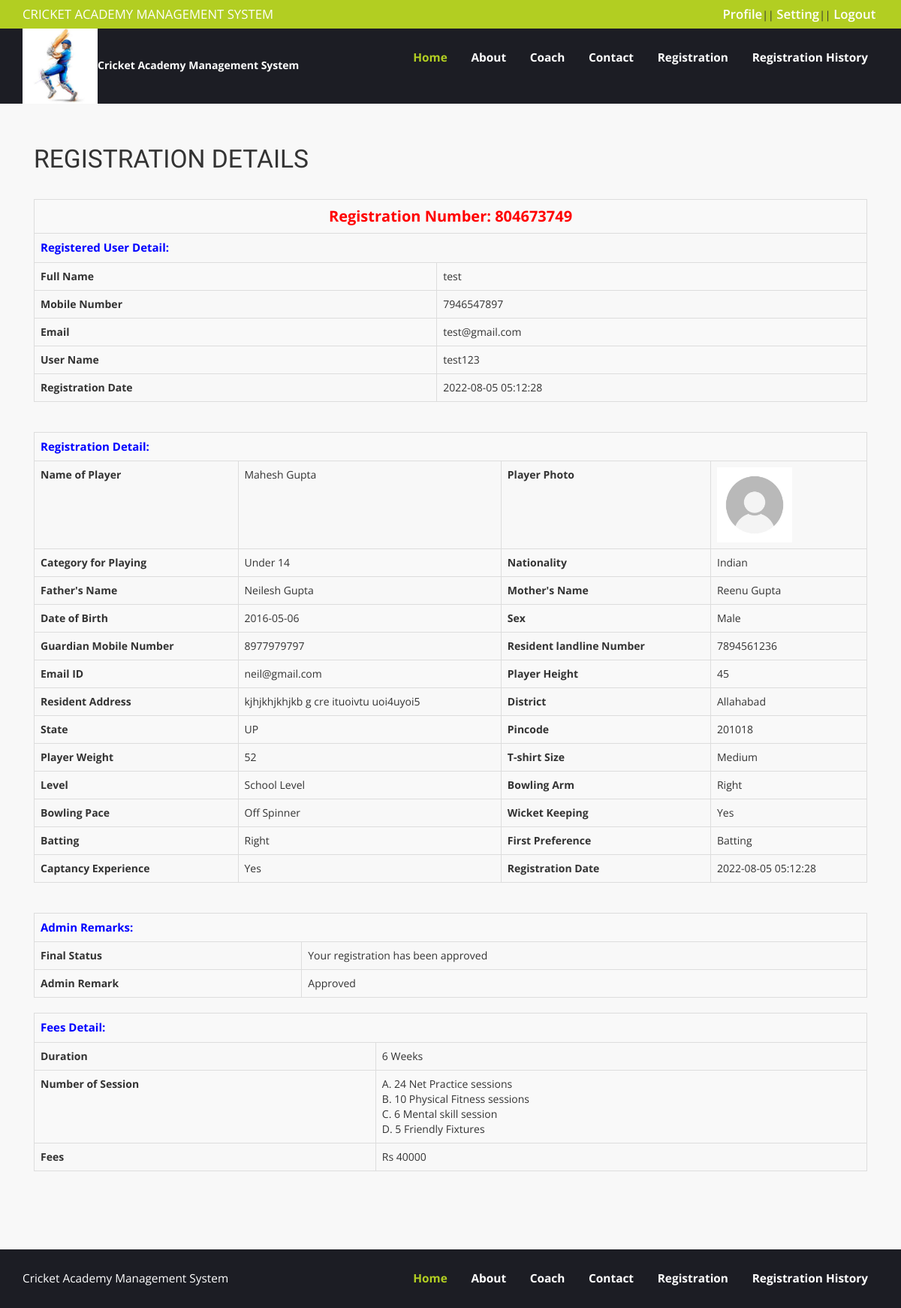
/cricketams/view-registration-detail.php?regno=804673749 (signed in), run on the app's committed database.
### tables this page shows
CREATE TABLE `tblregistration` (
  `ID` int(5) NOT NULL,
  `UserID` int(5) DEFAULT NULL,
  `Duration` int(5) DEFAULT NULL,
  `RegistrationNumber` int(10) DEFAULT NULL,
  `Category` varchar(250) DEFAULT NULL,
  `PlayerName` varchar(250) DEFAULT NULL,
  `Nationality` varchar(250) DEFAULT NULL,
  `FatherName` varchar(250) DEFAULT NULL,
  `MotherName` varchar(250) DEFAULT NULL,
  `DateofBirth` date DEFAULT NULL,
  `Sex` varchar(50) DEFAULT NULL,
  `GuardianMobilenumber` bigint(10) DEFAULT NULL,
  `Residentlandlinenumber` bigint(10) DEFAULT NULL,
  `Emailid` varchar(250) DEFAULT NULL,
  `Height` int(5) DEFAULT NULL,
  `ResidentAddress` mediumtext DEFAULT NULL,
  `District` varchar(250) DEFAULT NULL,
  `State` varchar(250) DEFAULT NULL,
  `Pincode` int(10) DEFAULT NULL,
  `Weight` int(5) DEFAULT NULL,
  `Tshirtsize` varchar(45) DEFAULT NULL,
  `Level` varchar(50) DEFAULT NULL,
  `BowlingArm` varchar(50) DEFAULT NULL,
  `BowlingPace` varchar(50) DEFAULT NULL,
  `WicketKeeping` varchar(50) DEFAULT NULL,
  `Batting` varchar(50) DEFAULT NULL,
  `FirstPreference` varchar(50) DEFAULT NULL,
  `CaptancyExperience` varchar(50) DEFAULT NULL,
  `Photo` varchar(250) DEFAULT NULL,
  `RegistrationDate` timestamp NULL DEFAULT current_timestamp(),
  `Remark` varchar(250) DEFAULT NULL,
  `Status` varchar(250) DEFAULT NULL,
  `UpdationDate` timestamp NULL DEFAULT NULL ON UPDATE current_timestamp()
);

CREATE TABLE `tbluser` (
  `ID` int(10) NOT NULL,
  `FullName` varchar(250) DEFAULT NULL,
  `UserName` varchar(250) DEFAULT NULL,
  `MobileNumber` bigint(20) DEFAULT NULL,
  `Email` varchar(250) DEFAULT NULL,
  `Password` varchar(250) DEFAULT NULL,
  `RegDate` timestamp NULL DEFAULT current_timestamp()
);

CREATE TABLE `tblfees` (
  `ID` int(10) NOT NULL,
  `Duration` varchar(250) DEFAULT NULL,
  `NumberofSession` mediumtext DEFAULT NULL,
  `Fees` decimal(10,0) DEFAULT NULL,
  `CreationDate` timestamp NULL DEFAULT current_timestamp()
);

### cricketams/view-registration-detail.php (the view, shortened to what this page needs)
<?php
include('includes/dbconnection.php');
if (strlen($_SESSION['uuid']==0)) {
  header('location:logout.php');
  } else{
  ?>
<!DOCTYPE html>
<html>
<head>
<link href="css/bootstrap.css" rel="stylesheet" type="text/css" media="all" />
<link href="css/style.css" rel="stylesheet" type="text/css" media="all" />
</head>
<body>
	<div class="header">
	<?php include_once('includes/header.php');?>
		<div class="container">
			<div class="contact">
			<div class="col-md-12 send-contact">
			<h4>Registration Details</h4>
			 <?php
                  $regno=$_GET['regno'];
$sql="SELECT tbluser.ID, tbluser.FullName,tbluser.UserName,tbluser.MobileNumber,tbluser.Email,tblregistration.ID as rid,tblregistration.UserID,tblregistration.RegistrationNumber,tblregistration.PlayerName,tblregistration.Duration,tblregistration.Category,tblregistration.Nationality,tblregistration.FatherName,tblregistration.MotherName,tblregistration.DateofBirth,tblregistration.Sex,tblregistration.GuardianMobilenumber,tblregistration.Residentlandlinenumber,tblregistration.Emailid,tblregistration.Height,tblregistration.ResidentAddress,tblregistration.District,tblregistration.State,tblregistration.Pincode,tblregistration.Weight,tblregistration.Tshirtsize,tblregistration.Level,tblregistration.BowlingArm,tblregistration.BowlingPace,tblregistration.WicketKeeping,tblregistration.Batting,tblregistration.FirstPreference,tblregistration.CaptancyExperience,tblregistration.Photo,tblregistration.RegistrationDate,tblregistration.Remark,tblregistration.UpdationDate,tblregistration.Status,tblfees.ID,tblfees.Duration,tblfees.NumberofSession,tblfees.Fees,tblfees.CreationDate from tblregistration join tbluser on tbluser.ID=tblregistration.UserID left join tblfees on tblfees.ID=tblregistration.Duration where tblregistration.RegistrationNumber=:regno";
$query = $dbh -> prepare($sql);
$query-> bindParam(':regno', $regno, PDO::PARAM_STR);
$query->execute();
$results=$query->fetchAll(PDO::FETCH_OBJ);
$cnt=1;
if($query->rowCount() > 0)
{
foreach($results as $row)
{               ?>
                            <table border="1" class="table table-bordered table-striped table-vcenter js-dataTable-full-pagination">
                              <tr>
  <th colspan="4" style="color: red;font-weight: bold;text-align: center;font-size: 20px"> Registration Number: <?php echo $row->RegistrationNumber;?></th>
</tr>
<tr>
  <th colspan="4" style="color: blue;font-weight: bold;font-size: 15px"> Registered User Detail:</th>
</tr>
<tr>
    <th>Full Name</th>
    <td><?php  echo $row->FullName;?></td>
  </tr>
  <tr>
   <th>Mobile Number</th>
    <td><?php  echo $row->MobileNumber;?></td>
</tr>
  <tr>
   <th>Email</th>
    <td><?php  echo $row->Email;?></td></tr>
    <tr>
  <tr>
   <th>User Name</th>
    <td><?php  echo $row->UserName;?></td></tr>
    <tr>
    <th>Registration Date</th>
    <td><?php  echo $row->RegistrationDate;?></td>
  </tr>
 </table>
 <br />
 <table border="1" class="table table-bordered table-striped table-vcenter js-dataTable-full-pagination">
    <tr>
  <th colspan="4" style="color: blue;font-weight: bold;font-size: 15px"> Registration Detail:</th>
</tr>
<tr>
    <th>Name of Player</th>
    <td><?php  echo $row->PlayerName;?></td>
    <th>Player Photo</th>
    <td><img src="images/<?php echo $row->Photo;?>" width="100" height="100" value="<?php  echo $row->Photo;?>"></td>
  </tr>
 <tr>
    <th>Category for Playing</th>
    <td><?php  echo $row->Category;?></td>
    <th>Nationality</th>
    <td><?php  echo $row->Nationality;?></td>
  </tr>
    <tr>
    <th>Father's Name</th>
    <td><?php  echo $row->FatherName;?></td>
    <th>Mother's Name</th>
    <td><?php  echo $row->MotherName;?></td>
  </tr>
<tr>
    <th>Date of Birth</th>
    <td><?php  echo $row->DateofBirth;?></td>
    <th>Sex</th>
    <td><?php  echo $row->Sex;?></td>
  </tr>
    <tr>
    <th>Guardian Mobile Number</th>
    <td><?php  echo $row->GuardianMobilenumber;?></td>
    <th>Resident landline Number</th>
    <td><?php  echo $row->Residentlandlinenumber;?></td>
  </tr>
  <tr>
 <th>Email ID</th>
    <td><?php  echo $row->Emailid;?></td>
    <th>Player Height</th>
    <td><?php  echo $row->Height;?></td>
  </tr>
<tr>
 <th>Resident Address</th>
    <td><?php  echo $row->ResidentAddress;?></td>
    <th>District</th>
    <td><?php  echo $row->District;?></td>
  </tr>
  <tr>
 <th>State</th>
    <td><?php  echo $row->State;?></td>
    <th>Pincode</th>
    <td><?php  echo $row->Pincode;?></td>
  </tr>
  <tr>
 <th>Player Weight</th>
    <td><?php  echo $row->Weight;?></td>
    <th>T-shirt Size</th>
    <td><?php  echo $row->Tshirtsize;?></td>
  </tr>
  <tr>
 <th>Level</th>
    <td><?php  echo $row->Level;?></td>
    <th>Bowling Arm</th>
    <td><?php  echo $row->BowlingArm;?></td>
  </tr>
  <tr>
 <th>Bowling Pace</th>
    <td><?php  echo $row->BowlingPace;?></td>
    <th>Wicket Keeping</th>
    <td><?php  echo $row->WicketKeeping;?></td>
  </tr>
  <tr>
 <th>Batting</th>
    <td><?php  echo $row->Batting;?></td>
    <th>First Preference</th>
    <td><?php  echo $row->FirstPreference;?></td>
  </tr>
  <tr>
 <th>Captancy Experience</th>
    <td><?php  echo $row->CaptancyExperience;?></td>
    <th>Registration Date</th>
    <td><?php  echo $row->RegistrationDate;?></td>
  </tr>
</table>
  <br />
  <table border="1" class="table table-bordered table-striped table-vcenter js-dataTable-full-pagination">
   <tr>
  <th colspan="4" style="color: blue;font-weight: bold;font-size: 15px"> Admin Remarks:</th>
</tr>
  <tr>
     <th>Final Status</th>
    <td> <?php  $status=$row->Status;
if($row->Status=="Approved")
{
  echo "Your registration has been approved";
}
     ;?></td></tr>
     <tr>
     <th >Admin Remark</th>
    <?php if($row->Status==""){ ?>
                     <td><?php echo "Not Updated Yet"; ?></td>
<?php } else { ?>                  <td><?php  echo htmlentities($row->Status);?>
                  </td>
                  <?php } ?>
  </tr>
<?php $cnt=$cnt+1;}} ?>
</table>
<?php
if ($status=='Approved'){
?>
<table border="1" class="table table-bordered table-striped table-vcenter js-dataTable-full-pagination">
  <tr>
  <th colspan="4" style="color: blue;font-weight: bold;font-size: 15px"> Fees Detail:</th>
</tr>
  <tr>
 <th>Duration</th>
    <td><?php  echo $row->Duration;?></td>
  </tr>
  <tr>
    <th>Number of Session</th>
    <td colspan="4"><?php  echo $row->NumberofSession;?></td>
  </tr>
  <tr>
  <th>Fees</th>
    <td>Rs <?php  echo $row->Fees;?></td></tr>
  </table><?php } ?>
		 </div>
</div>
</div>
<?php include_once('includes/footer.php');?>
		</body>
		</html><?php }  ?>

### cricketams/css/style.css (style rules this page uses)
body { background:#f8f8f8; font-family: 'Open Sans', sans-serif; }
.send-contact h4 { margin:0 0 1em; font-size:2.4em; font-family: 'Passion One', cursive; text-transform:uppercase; }
.contact { padding: 4em 0 6em; }

### data on the page
tblregistration: RegistrationNumber "804673749", UserID.FullName "test", UserID.MobileNumber "7946547897", UserID.Email "test@gmail.com", UserID.UserName "test123", RegistrationDate "2022-08-05 05:12:28", PlayerName "Mahesh Gupta", Photo (picture), Category "Under 14", Nationality "Indian", FatherName "Neilesh Gupta", MotherName "Reenu Gupta", DateofBirth "2016-05-06", Sex "Male", GuardianMobilenumber "8977979797", Residentlandlinenumber "7894561236", Emailid "neil@gmail.com", Height "45", ResidentAddress "kjhjkhjkhjkb g cre ituoivtu uoi4uyoi5", District "Allahabad", State "UP", Pincode "201018", Weight "52", Tshirtsize "Medium", Level "School Level", BowlingArm "Right", BowlingPace "Off Spinner", WicketKeeping "Yes", Batting "Right", FirstPreference "Batting", CaptancyExperience "Yes", shows "Your registration has been approved", Status "Approved", tblfees.Duration "6 Weeks", tblfees.NumberofSession "A. 24 Net Practice sessions B. 10 Physical Fitness sessions C. 6 Mental skill session D. 5 Friendly Fixtures", tblfees.Fees "40000"
